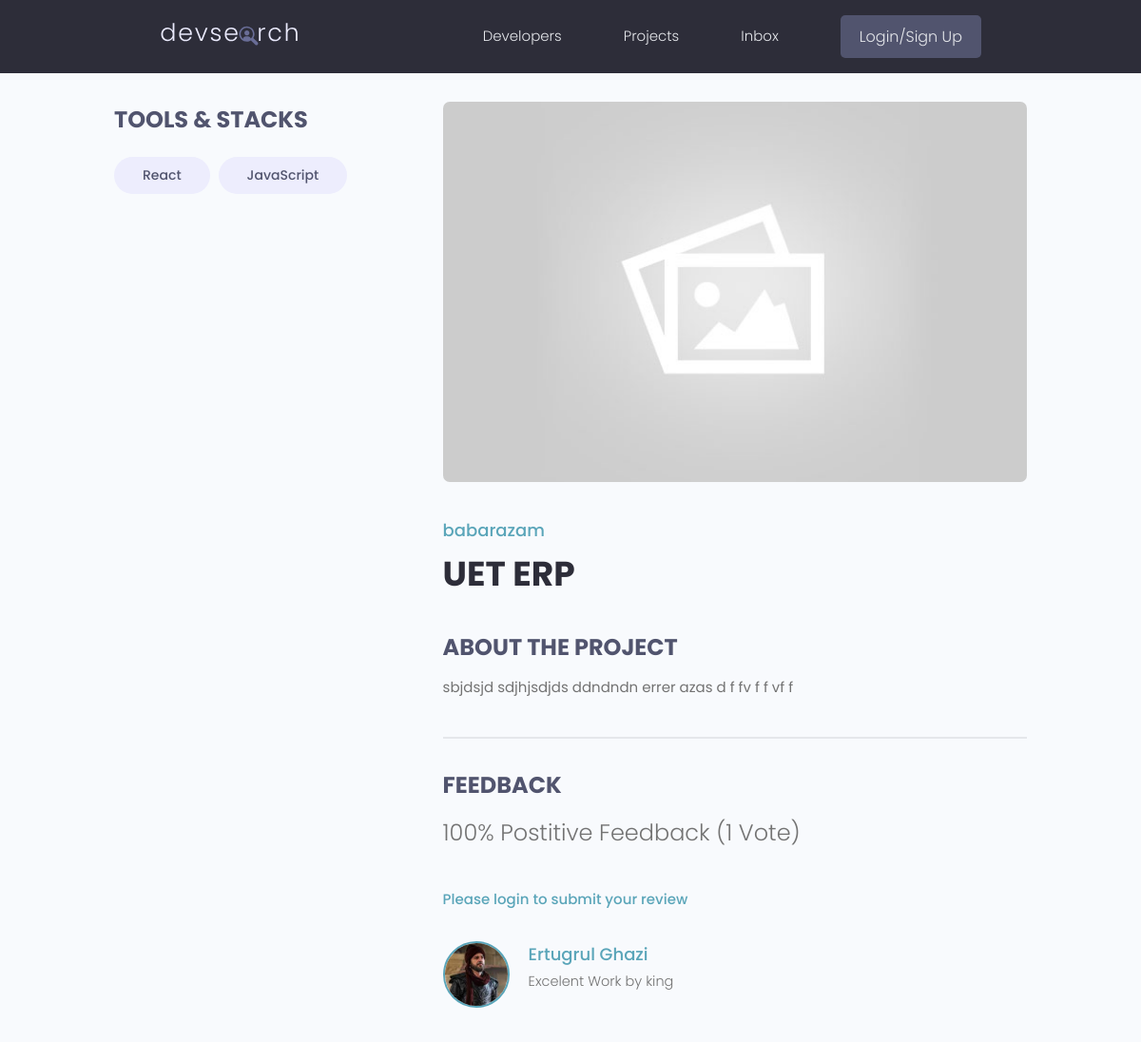
Page /project/2eaf92ab-4f30-4ff9-b6f3-25e44ec5baec/ on the committed database.
### app2024/models.py (models this page shows, shortened)
class Tag(models.Model):
    name = models.CharField(max_length = 200)
    created = models.DateTimeField(auto_now_add=True)
    id = models.UUIDField(default=uuid.uuid4,unique=True,primary_key=True,editable=False)
    def __str__(self):
        return self.name

class Project(models.Model):
    owner = models.ForeignKey(Profile,null=True,blank=True,on_delete=models.SET_NULL)
    title = models.CharField(max_length=200)
    description = models.TextField(null=True,blank=True)
    demo_link = models.CharField(max_length=2000,null=True,blank=True)
    source_link = models.CharField(max_length=2000,null=True,blank=True)
    featured_image = models.ImageField(null=True,blank=True,default='default.jpg')
    tags = models.ManyToManyField('Tag',blank=True)
    vote_total = models.IntegerField(default = 0,null=True,blank=True)
    vote_ratio = models.IntegerField(default = 0,null=True,blank=True)
    created = models.DateTimeField(auto_now_add=True)
    id = models.UUIDField(default=uuid.uuid4,unique=True,primary_key=True,editable=False)
    class Meta:
        ordering = ['-vote_ratio','-vote_total']
    @property
    def reviewers(self):
        queryset = self.review_set.all().values_list('owner__id',flat = True)
        return queryset

class Review(models.Model):
    VOTE_TYPE = (
            ('up', 'Up Vote'),
            ('down', 'Down Vote'),
    )
    owner = models.ForeignKey(Profile,null=True,on_delete=models.CASCADE)
    project = models.ForeignKey(Project,on_delete=models.CASCADE)
    body = models.TextField(null=True,blank=True)
    value = models.CharField(max_length = 200,choices = VOTE_TYPE)
    created = models.DateTimeField(auto_now_add=True)
    class Meta:
        unique_together = [['owner','project']]

### users/models.py (models this page shows)
class Profile(models.Model):
    user = models.OneToOneField(User,on_delete=models.CASCADE,null=True,blank=True)
    name = models.CharField(max_length=200,null=True,blank=True)
    email = models.EmailField(max_length=200,unique = True,null=True,blank=True)
    username = models.CharField(max_length=200,null=True,blank=True)
    headline = models.CharField(max_length=200,null=True,blank=True)
    bio = models.TextField(null=True,blank=True)
    location = models.CharField(max_length=200,null=True,blank=True)
    profile_image = models.ImageField(max_length=200,null=True,blank=True,upload_to='profiles/',default='default_profile.png')
    social_github = models.CharField(max_length=200,null=True,blank=True)
    social_twitter = models.CharField(max_length=200,null=True,blank=True)
    social_linkedin = models.CharField(max_length=200,null=True,blank=True)
    social_youtube = models.CharField(max_length=200,null=True,blank=True)
    social_website = models.CharField(max_length=200,null=True,blank=True)
    created = models.DateTimeField(auto_now_add=True)
    id = models.UUIDField(default=uuid.uuid4,unique=True,primary_key=True,editable=False)
    def __str__(self):
        return str(self.user.username)

### app2024/views.py (the view, shortened to what this page needs)
# urls.py: path('project/<str:pk>/',views.projectpage,name='projectpage'),
def projectpage(request,pk):
    project = Project.objects.get(id = pk)
    form = ReviewForm()
    context = {'page' : project.title,'project' : project,'form' : form}
    return render(request,'app2024/project.html',context)

### app2024/templates/app2024/project.html (shortened to what this page needs)
{% extends "base.html" %}
{% block content %}
<main class="singleProject my-md">
    <div class="container">
      <div class="layout">
        <div class="column column--1of3">
          <h3 class="singleProject__subtitle">Tools & Stacks</h3>
          <div class="singleProject__toolStack">
            {% for tag in project.tags.all %}
            <span class="tag tag--pill tag--sub tag--lg">
              <small>{{ tag }}</small>
            </span>
            {% endfor %}
          </div>
        </div>
        <div class="column column--2of3">
          <img class="singleProject__preview" src="{{ project.featured_image.url }}" alt="portfolio thumbnail" />
          <a href="{% url 'user-profile' project.owner.id %}" class="singleProject__developer">{{project.owner}}</a>
          <h2 class="singleProject__title">{{project.title}}</h2>
          <h3 class="singleProject__subtitle">About the Project</h3>
          <div class="singleProject__info">
            {{project.description}}
          </div>
          <div class="comments">
            <h3 class="singleProject__subtitle">Feedback</h3>
            <h5 class="project--rating">
                {{project.vote_ratio}}% Postitive Feedback ({{project.vote_total}} Vote{{project.vote_total|pluralize:"s"}})
            </h5>
            {% if request.user.profile.id in project.reviewers %}
              <p>You have already submitted a comment </p>
            {% elif request.user.profile == project.owner %}
              <p>You can't Review your own work</p>
            {% else %}
            <a href="{% url 'login-User' %}">Please login to submit your review</a>
            {% endif %}
            <div class="commentList">
              {% for review in project.review_set.all %}
              {% if review.body %}
              <div class="comment">
                <a href="{% url 'user-profile' review.owner.id %}">
                  <img class="avatar avatar--md"
                    src="{{ review.owner.profile_image.url }}" alt="user" />
                </a>
                <div class="comment__details">
                  <a href="{% url 'user-profile' review.owner.id %}" class="comment__author">{{ review.owner.name }}</a>
                  <p class="comment__info">
                    {{ review.body|linebreaksbr }}
                  </p>
                </div>
              </div>
              {% endif %}
              {% endfor %}
            </div>
          </div>
        </div>
      </div>
    </div>
  </main>
{% endblock content %}

### static/styles/app.css (style rules this page uses)
:root { --color-sub: #2d2d39; }
img { width: 100%; }
.singleProject .column--1of3 { order: 2; }
@media screen and (min-width: 1081px) { .singleProject .column--1of3 { order: 1; } }
@media screen and (min-width: 1081px) { .singleProject .column--2of3 { order: 2; } }
.singleProject__toolStack { margin-top: 2rem; margin-bottom: 4rem; }
.singleProject__preview { height: 50vh; object-fit: cover; object-position: top center; margin-bottom: 3rem; border-radius: 0.7rem; }
.singleProject__developer { font-size: 1.8rem; font-weight: 500; }
.singleProject__title { font-size: 3.6rem; font-weight: 700; color: var(--color-sub); margin-bottom: 3rem; }
.project--rating { margin-bottom: 1.6em; margin-top: .5em; }
.singleProject__subtitle { text-transform: uppercase; font-size: 2.4rem; font-weight: 700; color: var(--color-sub-light); margin-bottom: 1rem; }
.comments { margin-top: 4rem; padding-top: 3rem; border-top: 2px solid var(--color-light); }
.commentList { margin: 3rem 0; }
.comment { display: flex; gap: 2rem; }
.comment__author { font-size: 1.8rem; }
.comment__info { font-size: 1.45rem; }

### static/uikit/styles/modules/_variables.css (style rules this page uses)
:root { --color-main: #5aa5b9; --color-main-light: #e6faff; --color-sub: #3f4156; --color-sub-light: #51546e; --color-sub-lighter: #ededfd; --color-text: #737373; --color-gray: #8b8b8b; --color-light: #e5e7eb; --color-light-gray: #767676; --color-bg: #f8fafd; --color-white: #fffefd; --color-white-light: #f3f3f3; --color-success: #359e64; --color-success-bg: #def8e8; --color-error: #fc4b0b; --color-error-bg: #fff2ee; --font-base: 'Poppins', arial, helvetica, 'Segoe UI', roboto, ubuntu, sans-serif; --font-monospace: 'Fira Code', 'Courier New', courier, monospace; --font-regular: 300; --font-medium: 500; --font-bold: 700; --generic-shadow: 1px 1px 5px #00000010; --generic-transition: all 0.3s ease-in-out; }

### static/uikit/styles/modules/_base.css (style rules this page uses)
* { margin: 0; padding: 0; box-sizing: border-box; text-rendering: optimizeLegibility; color: inherit; font-size: inherit; }
html { font-size: 50%; }
@media only screen and (min-width: 480px) { html { font-size: 56.25%; } }
@media only screen and (min-width: 1200px) { html { font-size: 62.5%; } }
body { line-height: 1.6; font-weight: 400; font-size: 1.5rem; color: var(--color-text); background-color: var(--color-bg); min-height: 100vh; }

### static/uikit/styles/modules/_typography.css (style rules this page uses)
* { font-family: var(--font-base); }
h2 { font-size: 3.6rem; font-weight: var(--font-bold); }
h3 { font-size: 3.2rem; font-weight: var(--font-medium); }
h5 { font-size: 2.4rem; font-weight: var(--font-medium); }
h5, h6 { font-weight: var(--font-regular); }
p, span, strong { font-size: 1.6rem; color: var(--color-text); font-weight: var(--font-regular); }
a { padding-bottom: 2px; text-decoration: none; display: inline-block; color: var(--color-main); font-weight: var(--font-medium); }

### static/uikit/styles/modules/_utilities.css (style rules this page uses)
.container { width: 92%; max-width: 165rem; margin: 0 auto; box-sizing: border-box; }
@media screen and (min-width: 1000px) { .container { width: 90%; } }
@media screen and (min-width: 1200px) { .container { width: 80%; } }
.my-md { margin: 3rem auto; }

### static/uikit/styles/modules/_avatar.css (style rules this page uses)
.avatar { border-radius: 50%; border: 2px solid var(--color-main); object-fit: cover; }
.avatar--md { height: 7rem; width: 7rem; }

### static/uikit/styles/modules/_tag.css (style rules this page uses)
.tag { display: inline-flex; align-items: center; background-color: var(--color-sub); height: -webkit-fit-content; height: -moz-fit-content; height: fit-content; width: -webkit-fit-content; width: -moz-fit-content; width: fit-content; border-radius: 0.5rem; padding: 0.5rem 1.5rem; font-size: 1.2rem; cursor: pointer; }
.tag:not(:last-child) { margin-right: 0.25rem; margin-bottom: 0.75rem; }
.tag > small { color: var(--color-white); }
.tag--pill { border-radius: 5rem; }
.tag--sub, .tag--sub > small { background: var(--color-sub-lighter); color: var(--color-sub-light); font-weight: 500; }
.tag--lg { padding: 0.8rem 3rem; font-size: 1.4rem; }
.tag--lg:not(:last-child) { margin-right: 0.5rem; margin-bottom: 1rem; }

### static/uikit/styles/modules/_layout.css (style rules this page uses)
.layout { display: flex; flex-flow: row wrap; justify-content: space-between; }
.layout > .column { margin-bottom: 3rem; }
.layout > .column.column--1of3 { flex-basis: 30%; }
.layout > .column.column--2of3 { flex-basis: 64%; }

### rows in the picture
Tag: name "React"
Tag: name "JavaScript"
Project: featured_image (placeholder picture), owner "babarazam", title "UET ERP", description "sbjdsjd sdjhjsdjds ddndndn errer azas d f fv f f vf f", vote_ratio "100", vote_total "1"
Review: owner.profile_image (picture), owner.name "Ertugrul Ghazi", body "Excelent Work by king"
